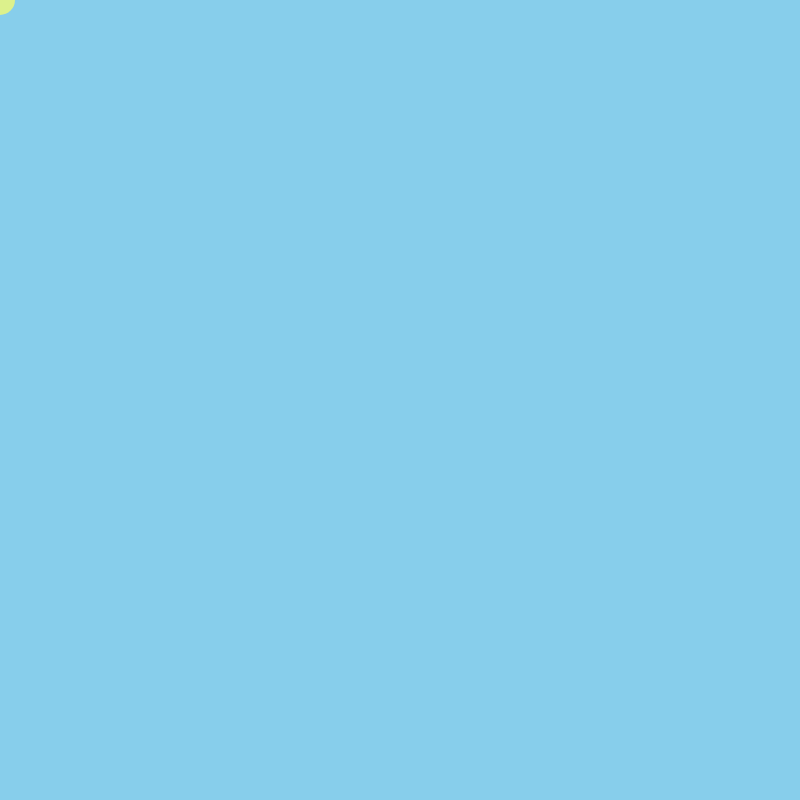
Frame 1 (no input)
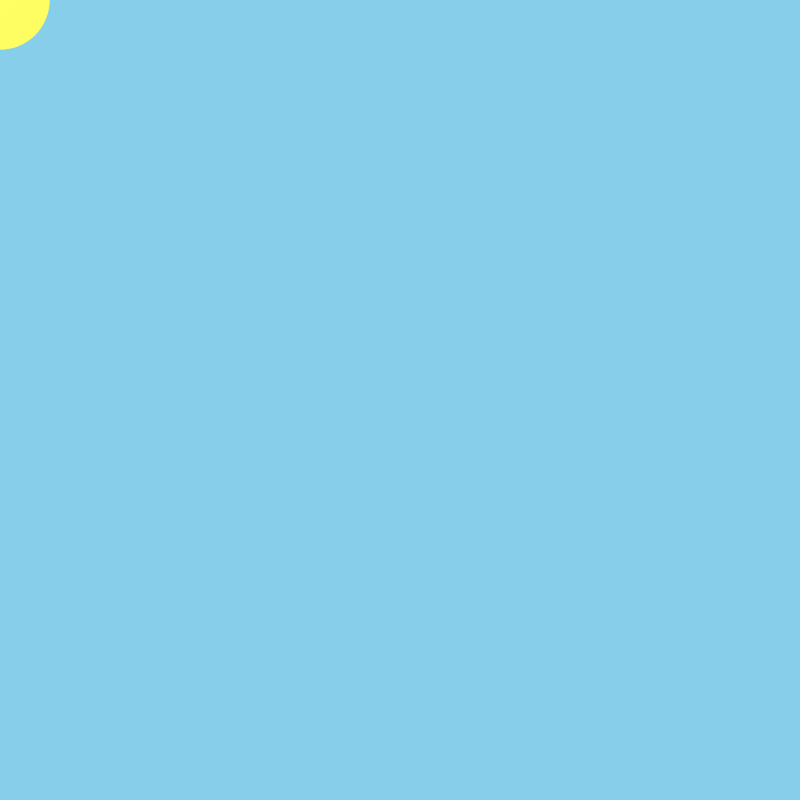
Frame 60 (no input)
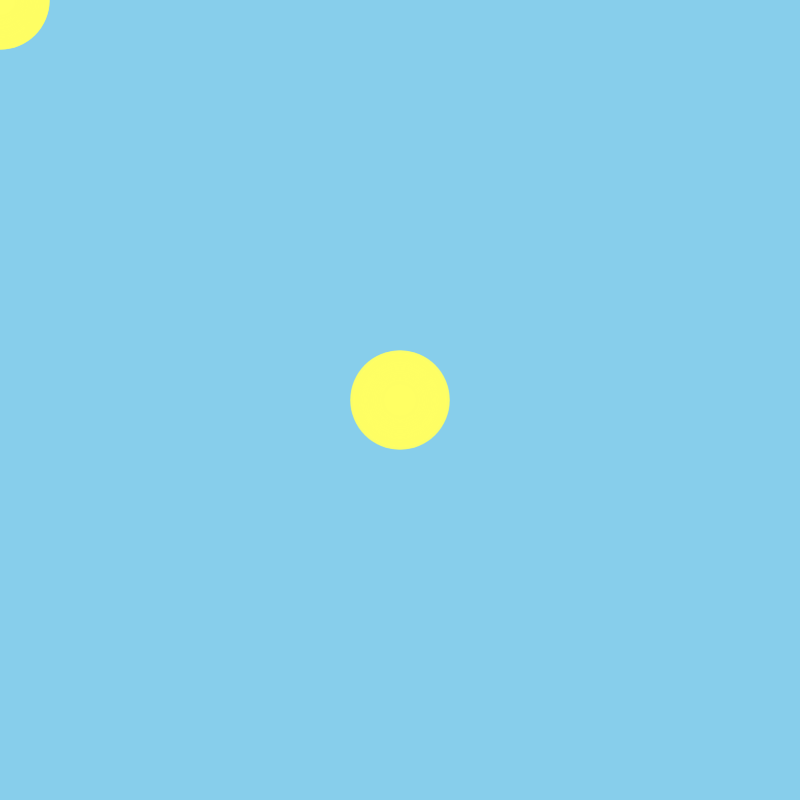
Frame 120 (the mouse pressed at the canvas centre since frame 60)

The p5.js sketch that drew these frames (run headless with seeded random() and noise() and a simulated clock; from frame 60 on, the mouse is pressed at the canvas centre):

// p5.js sketch
// ── sketch.js
let select = 0; 
let size = 30; 
let rgba = [255, 255, 100, 180];

const colors = [
  [255, 255, 100, 180],
  [173, 216, 230, 180],
  [255, 182, 193, 180],
  [240, 230, 140, 180],
  [230, 230, 250, 180]
];


function setup() {
  noStroke(); 
  createCanvas(800, 800);
  background(135, 206, 235);
}

function draw() {
  fill(rgba);
  ellipse(mouseX, mouseY, size, size);
  if(select!=2){
    size = random(20, 100);
  }
}

function mouseClicked() {
  
   console.log('select: '+select); 
  
  rgba[select] = random(0,155); 
  rgba[3] = random(120, 200);
  select++; 
 
  if(select >= 3){ 
    console.log('reset select'); 
    select = 0; 
  }
  return false; 
}
